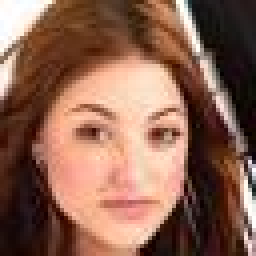
%> input picture backlog/dataset/training/003923.jpg, 64 x 64 px (shown 4 times larger)
$ octave GANTeng_LEARNING.m   (GNU Octave 9; MATLAB toolbox functions it lacks are replaced by stand-ins)
%> lines starting %> are read from the running program, lines starting %| are printed output that depends on the picture
%% ============================================================
%  FACE-GAN (CelebA-style) + FSM Hardware Simulation
%  ============================================================
%  Folder Structure:
%   dataset/training/*.jpg
%   dataset/validation/*.jpg
%   dataset/testing/*.jpg
%
%  Output Folder:
%   outputs/
%     ├── output_epoch_01_float.png
%     ├── output_epoch_01_fixed.png
%     └── ...
%
%  Features:
%   - Generator + Discriminator (ReLU, tanh, bias)
%   - 40 Epoch Training
%   - Hardware Simulation using FSM approach
%   - Clock Cycle estimation
%   - Automatic output saving
%   - Progress indicator (training status)
%  ============================================================

clear; clc; close all;

%% ================================
% 1. Dataset Loading
% ================================
baseDir = 'dataset';
trainDir = fullfile(baseDir, 'training');
valDir   = fullfile(baseDir, 'validation');
testDir  = fullfile(baseDir, 'testing');

trainFiles = dir(fullfile(trainDir, '*.jpg'));
valFiles   = dir(fullfile(valDir, '*.jpg'));
testFiles  = dir(fullfile(testDir, '*.jpg'));

numTrain = numel(trainFiles);
numVal   = numel(valFiles);
numTest  = numel(testFiles);
fprintf('Loaded %d train, %d val, %d test images.\n', numTrain, numVal, numTest);

imgSize = [64 64];
for i = 1:numTrain
    img = im2double(imresize(imread(fullfile(trainDir, trainFiles(i).name)), imgSize));
    X_train(:, i) = reshape(img, [], 1);
end

%% ================================
% 2. Network Initialization
% ================================
img_dim  = size(X_train, 1);
%> img_dim = 12288
z_dim    = 100;
hidden_g = 256;
hidden_d = 128;
epochs   = 40;
lr       = 0.0005;
rng(42);

Wg1 = randn(hidden_g, z_dim) * 0.02; bg1 = randn(hidden_g, 1) * 0.01;
Wg2 = randn(img_dim, hidden_g) * 0.02; bg2 = randn(img_dim, 1) * 0.01;
Wd1 = randn(hidden_d, img_dim) * 0.02; bd1 = randn(hidden_d, 1) * 0.01;
Wd2 = randn(1, hidden_d) * 0.02; bd2 = randn(1, 1) * 0.01;

lossD = zeros(epochs,1); lossG = zeros(epochs,1);

%% ================================
% 3. Create Output Folder
% ================================
outputDir = 'outputs';
if ~exist(outputDir, 'dir')
    mkdir(outputDir);
end

%% ================================
% 4. Training Loop (40 Epochs) + Progress Display
% ================================
fprintf('\n=== TRAINING STARTED ===\n');
wb = waitbar(0, 'Training in progress...'); % Progress bar
tic; % Start timer

for epoch = 1:epochs
    % ===== Generator Forward =====
    z = randn(z_dim, 1);
    h_g1 = max(0, Wg1*z + bg1);
    img_fake = tanh(Wg2*h_g1 + bg2);

    % ===== Real Sample =====
    idx = randi(numTrain);
    x_real = X_train(:, idx);

    % ===== Discriminator Forward =====
    h_d1_real = max(0, Wd1*x_real + bd1);
    h_d1_fake = max(0, Wd1*img_fake + bd1);
    out_real = 1 ./ (1 + exp(-(Wd2*h_d1_real + bd2)));
    out_fake = 1 ./ (1 + exp(-(Wd2*h_d1_fake + bd2)));

    % ===== Loss =====
    lossD(epoch) = -mean(log(out_real) + log(1 - out_fake));
    lossG(epoch) = -mean(log(out_fake));

    % ===== Backpropagation =====
    grad_out_fake = out_fake - 1;
    grad_Wd2 = grad_out_fake * h_d1_fake';
    grad_bd2 = sum(grad_out_fake);
    grad_h_d1_fake = (Wd2' * grad_out_fake) .* (h_d1_fake>0);
    grad_Wd1 = grad_h_d1_fake * img_fake';
    grad_bd1 = sum(grad_h_d1_fake,2);

    Wd2 = Wd2 - lr*grad_Wd2; bd2 = bd2 - lr*grad_bd2;
    Wd1 = Wd1 - lr*grad_Wd1; bd1 = bd1 - lr*grad_bd1;

    grad_fake_to_D = (Wd1' * grad_h_d1_fake);
    grad_h_g2 = grad_fake_to_D .* (1 - img_fake.^2);
    grad_Wg2 = grad_h_g2 * h_g1';
    grad_bg2 = sum(grad_h_g2,2);
    grad_h_g1 = (Wg2' * grad_h_g2) .* (h_g1>0);
    grad_Wg1 = grad_h_g1 * z';
    grad_bg1 = sum(grad_h_g1,2);

    Wg2 = Wg2 - lr*grad_Wg2; bg2 = bg2 - lr*grad_bg2;
    Wg1 = Wg1 - lr*grad_Wg1; bg1 = bg1 - lr*grad_bg1;

    % ===== Update Progress Bar =====
    elapsed = toc;
    est_time_left = (elapsed/epoch) * (epochs - epoch);
    waitbar(epoch/epochs, wb, sprintf('Epoch %d/%d | Est. %.1fs left', epoch, epochs, est_time_left));

    % ===== Optional Console Feedback =====
    if mod(epoch,5) == 0
        fprintf('Epoch %02d/%02d | LossD=%.4f | LossG=%.4f | Elapsed: %.2fs | ETA: %.1fs\n', ...
            epoch, epochs, lossD(epoch), lossG(epoch), elapsed, est_time_left);
    end

    % ===== Display every 10 epochs =====
    if mod(epoch,10) == 0
        img_disp = (reshape(img_fake, [64,64,3]) + 1) / 2;
        figure(1);
        subplot(1,2,1); imshow(img_disp); title(sprintf('Generated (Epoch %d)', epoch));
        subplot(1,2,2); plot(lossD(1:epoch),'r','LineWidth',1.5); hold on;
        plot(lossG(1:epoch),'b','LineWidth',1.5); hold off;
        legend('Discriminator','Generator'); title('Training Progress');
        drawnow;

        % Save image
        outPath = fullfile(outputDir, sprintf('output_epoch_%02d_float.png', epoch));
        imwrite(img_disp, outPath);
    end
end
%> this loop made 40 passes
%> out_real on passes 1 to 12: 0.398, 0.392, 0.392, 0.392, 0.399, 0.399, 0.399, 0.393, 0.393, 0.394, 0.394, 0.401
%| Epoch 05/40 | LossD=1.5953 | LossG=0.7101 | Elapsed: 1.11s | ETA: 7.7s
%| Epoch 10/40 | LossD=1.6057 | LossG=0.7134 | Elapsed: 1.60s | ETA: 4.8s
%| Epoch 15/40 | LossD=1.5971 | LossG=0.7025 | Elapsed: 3.02s | ETA: 5.0s
%| Epoch 20/40 | LossD=1.6008 | LossG=0.7116 | Elapsed: 3.47s | ETA: 3.5s
%| Epoch 25/40 | LossD=1.5859 | LossG=0.7081 | Elapsed: 4.18s | ETA: 2.5s
%| Epoch 30/40 | LossD=1.5833 | LossG=0.7076 | Elapsed: 4.66s | ETA: 1.6s
%| Epoch 35/40 | LossD=1.6061 | LossG=0.6962 | Elapsed: 5.37s | ETA: 0.8s
%| Epoch 40/40 | LossD=1.5927 | LossG=0.6923 | Elapsed: 5.84s | ETA: 0.0s
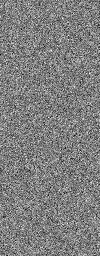
%> Wg1: size 256x100 double; min -0.0748, max 0.0746, mean 1.55e-05; drawn with min black and max white
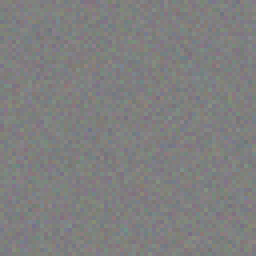
%> img_disp: size 64x64x3 double (shown 4 times larger); mean R, G, B 0.5, 0.5, 0.5
%> after the loop, Wd2 = 128 values, max 0.0505 at index 7, min -0.0465 at index 95, mean -0.0036; bd1 = 128 values, max 0.0277 at index 32, min -0.0213 at index 39, mean 0.00184; bg1 = 256 values, max 0.0222 at index 7, min -0.033 at index 40, mean -0.000897; lossD = 40 values, max 1.62 at index 8, min 1.57 at index 32, mean 1.6; lossG = 40 values, max 0.721 at index 17, min 0.692 at index 40, mean 0.706; outPath = 'outputs/output_epoch_40_float.png'
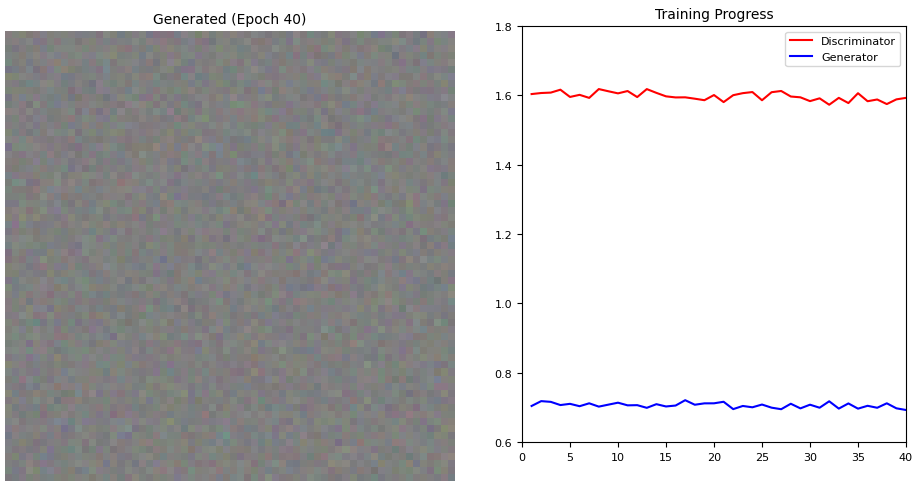
%> figure redrawn from the program's plot data, 2 panels

close(wb);
fprintf('\n=== TRAINING COMPLETE ===\n');

%% ================================
% 5. Hardware (Fixed-Point Q7.8) + FSM Simulation
% ================================
WL = 16; FL = 8;
%> (the run ends here)
